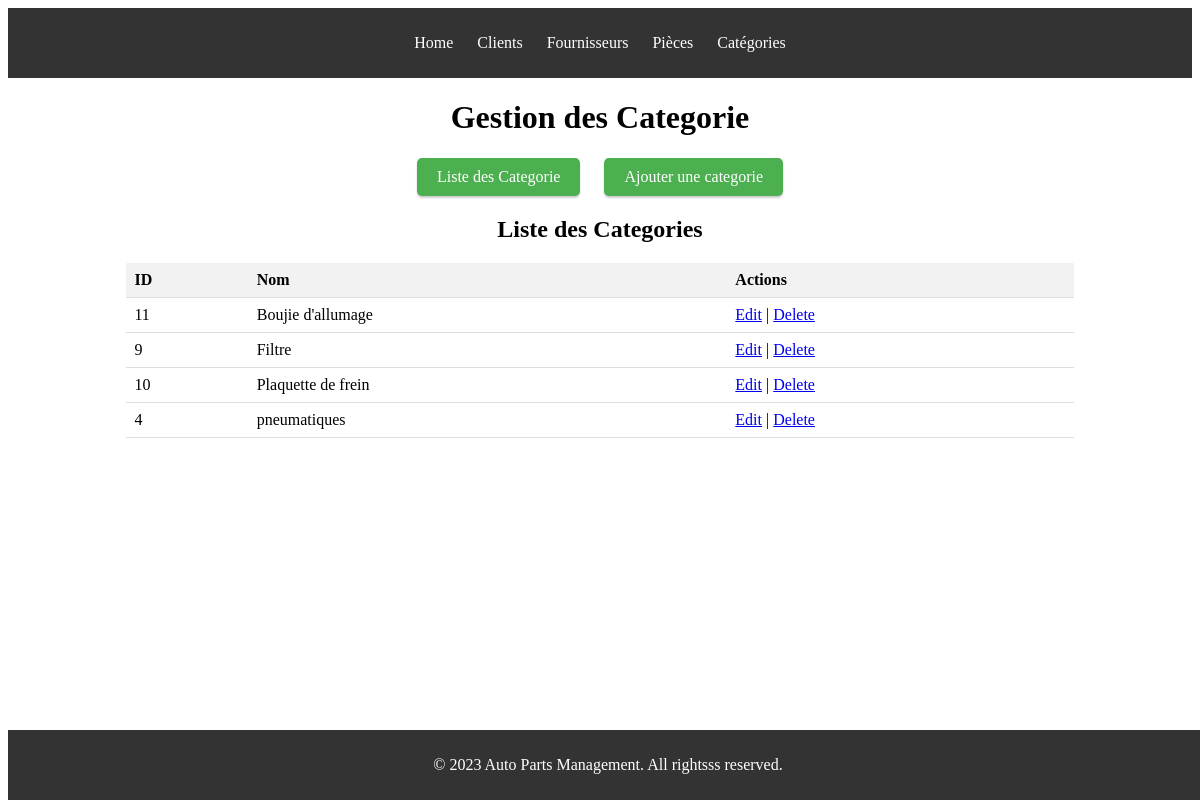
The page /categorie.php on the database its author committed.
### tables this page shows
CREATE TABLE `Categorie` (
  `ID_Categorie` int NOT NULL,
  `Nom_Categorie` varchar(100) NOT NULL
);

### www/crud/crud_categorie/c_read.php (called while the page is built, shortened)
<?php
function getAllCategories() {
    $db = getDbConnection();
    $stmt = $db->query("SELECT * FROM `Categorie`");
    return $stmt->fetchAll(PDO::FETCH_ASSOC);
}
?>

### www/list_categorie.php (the view, shortened to what this page needs)
<?php
include './crud/crud_categorie/c_read.php';
echo "<body id='client-page'>";
echo "<div class='content-wrapper'>";
echo "<h2>Liste des Categories</h2>";
echo "<table>";
echo "<tr><th>ID</th><th>Nom</th><th>Actions</th></tr>";
$Categories = getAllCategories();
foreach ($Categories as $Categorie) {
    echo "<tr>";
    echo "<td>" . $Categorie['ID_Categorie'] . "</td>";
    echo "<td>" . $Categorie['Nom_Categorie'] . "</td>";
    echo "<td><a href='edit_categorie.php?id=" . $Categorie['ID_Categorie'] . "'>Edit</a> | ";
    echo "<a href='./crud/crud_categorie/c_delete.php?id=" . $Categorie['ID_Categorie'] . "'>Delete</a></td>";
    echo "</tr>";
}
echo "</table>";
echo "</div>";
echo "</body>";
?>

### www/categorie.php (shortened to what this page needs)
<?php
echo "<body id='client-page'>";
echo "<div class='content-wrapper'>";
echo "<h1>Gestion des Categorie</h1>";
echo "<div class='nav-wrapper'>";
echo "  <a href='./list_categorie.php' class='nav-button'>Liste des Categorie</a>";
echo "  <a href='./add_categorie.php' class='nav-button'>Ajouter une categorie</a>";
echo "</div>";
include 'list_categorie.php';
echo "</body>";
?>

### www/css/style.css (style rules this page uses)
#client-page .content-wrapper { text-align: center; margin: 0 auto; }
#client-page .nav-wrapper { margin: 20px 0; }
#client-page .nav-button { display: inline-block; margin: 0 10px; padding: 10px 20px; background-color: #4CAF50; color: white; text-decoration: none; border-radius: 5px; box-shadow: 0px 2px 2px rgba(0, 0, 0, 0.2); }
#client-page table { width: 80%; margin: 0 auto; border-collapse: collapse; }
#client-page th, #client-page td { padding: 8px; text-align: left; border-bottom: 1px solid #ddd; }
#client-page th { background-color: #f2f2f2; }

### www/css/headerFooter_style.css (style rules this page uses)
header { background-color: #333; color: white; padding: 10px 0; text-align: center; }
header nav ul { list-style: none; padding: 0; }
header nav ul li { display: inline; margin: 0 10px; }
header nav ul li a { color: white; text-decoration: none; }
footer { background-color: #333; color: white; text-align: center; padding: 10px 0; position: absolute; bottom: 0; width: 100%; }

### rows shown on the page
categorie: ID_Categorie "11", Nom_Categorie "Boujie d'allumage"
categorie: ID_Categorie "9", Nom_Categorie "Filtre"
categorie: ID_Categorie "10", Nom_Categorie "Plaquette de frein"
categorie: ID_Categorie "4", Nom_Categorie "pneumatiques"
